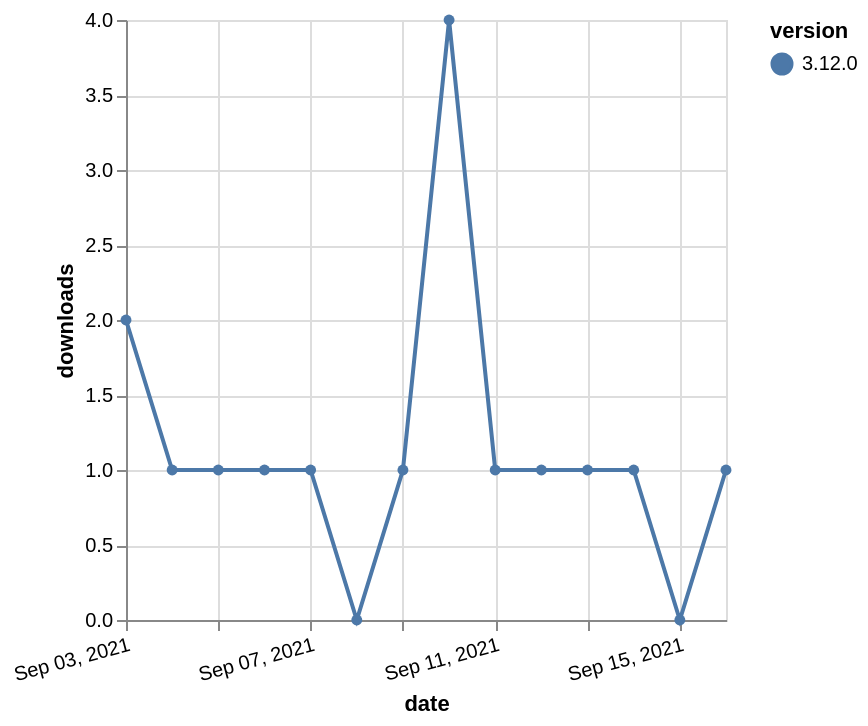

Express this chart as Vega-Lite.
### Vega-Lite specification from a JSON file in a GitHub repository (floating-point values rounded to 4 significant figures)
{"$schema": "https://vega.github.io/schema/vega-lite/v5.json", "description": "A simple bar chart with embedded data.", "data": {"values": [{"date": "2021-09-03", "total": 489, "delta": 2, "version": "3.12.0"}, {"date": "2021-09-04", "total": 490, "delta": 1, "version": "3.12.0"}, {"date": "2021-09-05", "total": 491, "delta": 1, "version": "3.12.0"}, {"date": "2021-09-06", "total": 492, "delta": 1, "version": "3.12.0"}, {"date": "2021-09-07", "total": 493, "delta": 1, "version": "3.12.0"}, {"date": "2021-09-08", "total": 493, "delta": 0, "version": "3.12.0"}, {"date": "2021-09-09", "total": 494, "delta": 1, "version": "3.12.0"}, {"date": "2021-09-10", "total": 498, "delta": 4, "version": "3.12.0"}, {"date": "2021-09-11", "total": 499, "delta": 1, "version": "3.12.0"}, {"date": "2021-09-12", "total": 500, "delta": 1, "version": "3.12.0"}, {"date": "2021-09-13", "total": 501, "delta": 1, "version": "3.12.0"}, {"date": "2021-09-14", "total": 502, "delta": 1, "version": "3.12.0"}, {"date": "2021-09-15", "total": 502, "delta": 0, "version": "3.12.0"}, {"date": "2021-09-16", "total": 503, "delta": 1, "version": "3.12.0"}]}, "width": "container", "mark": {"type": "line", "point": {"filled": true}}, "encoding": {"x": {"field": "date", "type": "temporal", "timeUnit": "yearmonthdate", "title": "date", "axis": {"labelAngle": -15}}, "y": {"field": "delta", "type": "quantitative", "title": "downloads"}, "color": {"field": "version", "type": "nominal"}, "tooltip": {"field": "delta"}}}
